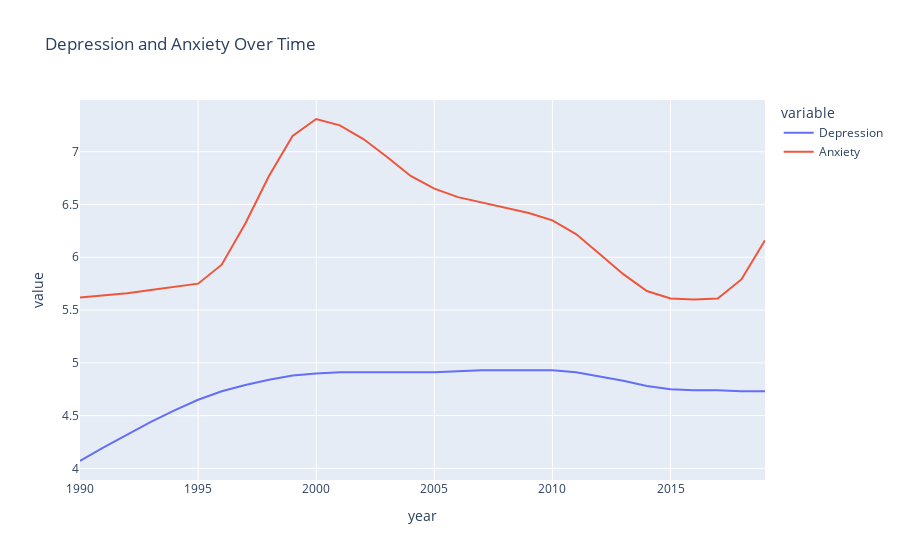

The cell this chart's notebook holds for it:
### Code cell
px.line(mh_combined,x='year',y='value',color='variable',title='Depression and Anxiety Over Time')

### Figure 1 — Plotly figure (JSON) as saved in the notebook; plotly's stock layout.template omitted (floating-point values rounded to 4 significant figures)
{"data": [{"hovertemplate": "variable=Depression<br>year=%{x}<br>value=%{y}<extra></extra>", "legendgroup": "Depression", "line": {"color": "#636efa", "dash": "solid"}, "marker": {"symbol": "circle"}, "mode": "lines", "name": "Depression", "orientation": "v", "showlegend": true, "type": "scatter", "x": [1990, 1991, 1992, 1993, 1994, 1995, 1996, 1997, 1998, 1999, 2000, 2001, 2002, 2003, 2004, 2005, 2006, 2007, 2008, 2009, 2010, 2011, 2012, 2013, 2014, 2015, 2016, 2017, 2018, 2019], "xaxis": "x", "y": [4.07, 4.2, 4.32, 4.44, 4.55, 4.65, 4.73, 4.79, 4.84, 4.88, 4.9, 4.91, 4.91, 4.91, 4.91, 4.91, 4.92, 4.93, 4.93, 4.93, 4.93, 4.91, 4.87, 4.83, 4.78, 4.75, 4.74, 4.74, 4.73, 4.73], "yaxis": "y"}, {"hovertemplate": "variable=Anxiety<br>year=%{x}<br>value=%{y}<extra></extra>", "legendgroup": "Anxiety", "line": {"color": "#EF553B", "dash": "solid"}, "marker": {"symbol": "circle"}, "mode": "lines", "name": "Anxiety", "orientation": "v", "showlegend": true, "type": "scatter", "x": [1990, 1991, 1992, 1993, 1994, 1995, 1996, 1997, 1998, 1999, 2000, 2001, 2002, 2003, 2004, 2005, 2006, 2007, 2008, 2009, 2010, 2011, 2012, 2013, 2014, 2015, 2016, 2017, 2018, 2019], "xaxis": "x", "y": [5.62, 5.64, 5.66, 5.69, 5.72, 5.75, 5.93, 6.32, 6.77, 7.15, 7.31, 7.25, 7.12, 6.95, 6.77, 6.65, 6.57, 6.52, 6.47, 6.42, 6.35, 6.22, 6.03, 5.84, 5.68, 5.61, 5.6, 5.61, 5.79, 6.16], "yaxis": "y"}], "layout": {"legend": {"title": {"text": "variable"}, "tracegroupgap": 0}, "title": {"text": "Depression and Anxiety Over Time"}, "xaxis": {"anchor": "y", "domain": [0, 1], "title": {"text": "year"}}, "yaxis": {"anchor": "x", "domain": [0, 1], "title": {"text": "value"}}}}
